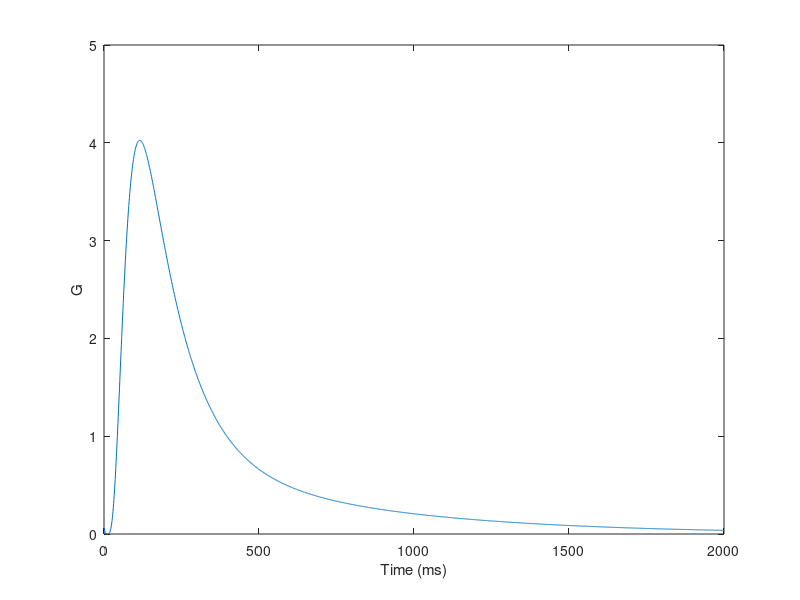

The MATLAB script that drew this image:

% Traub GABAB Synapse
t = 1:2000;
y = (1-exp(-(t-10)/38.1)).^4 .* (10.2 * exp(-(t-10)/122) + 1.1 * exp(-(t-10)/587));
figure; plot(t,y)
xlabel('Time (ms)')
ylabel('G')
